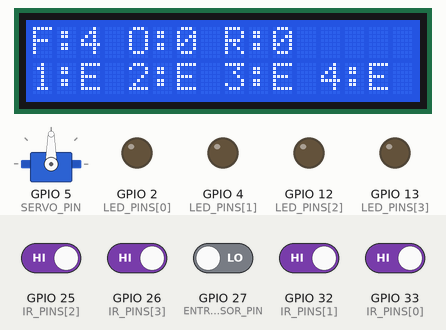
This sketch was run on a simulated ESP32. Parts: 16×2 character LCD, servo, output pins drawn as LEDs (lit = HIGH). Inputs (shaded band) come from the test bench; at power-on: GPIO 25 (IR_PINS[2]), GPIO 26 (IR_PINS[3]), GPIO 32 (IR_PINS[1]), GPIO 33 (IR_PINS[0]) HIGH, GPIO 27 (ENTRY_SENSOR_PIN) LOW. WiFi joins after 1.5 s; servers stay silent unless stated; what the sketch prints to the serial monitor is not drawn.

Above: at 4.8 s.
4.9 s: GPIO 25 (IR_PINS[2]) driven LOW
At 5.9 s:
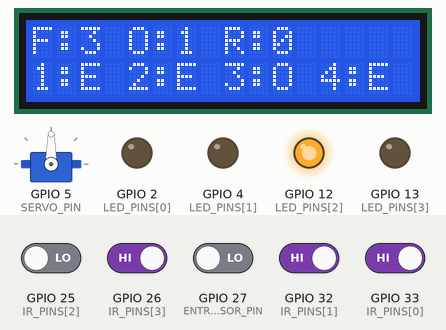
6.5 s: GPIO 26 (IR_PINS[3]) driven LOW
At 7.6 s:
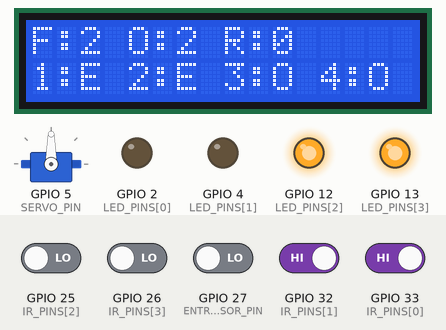
9.5 s: GPIO 32 (IR_PINS[1]) driven LOW
At 9.9 s:
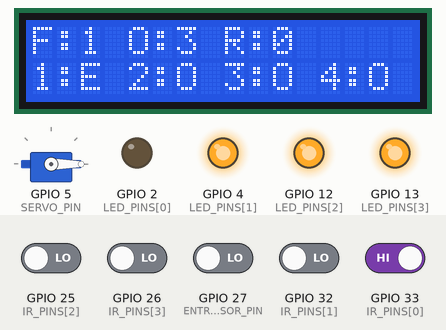
11.0 s: GPIO 33 (IR_PINS[0]) driven LOW
At 11.6 s:
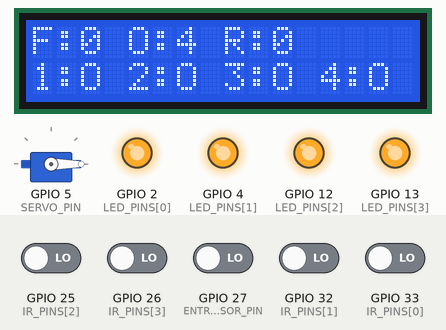
12.6 s: GPIO 25 (IR_PINS[2]) driven HIGH
At 13.4 s:
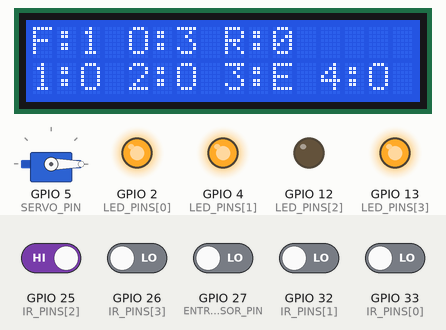
14.1 s: GPIO 26 (IR_PINS[3]) driven HIGH
At 15.1 s:
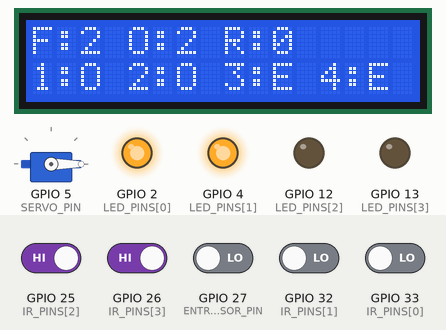
Timing chart, 0 to 17.1 s (numbered marks = the images above; inputs shaded):
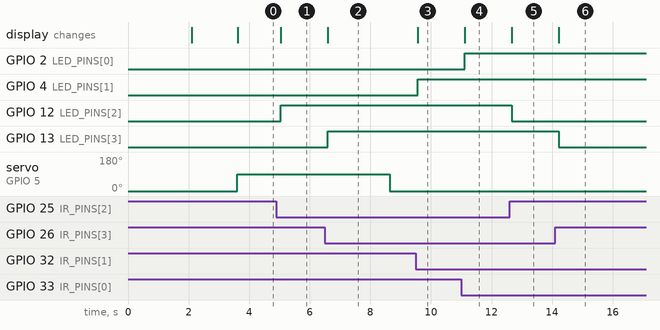

Measured:
- after the input at 4.9 s, GPIO 12 (LED_PINS[2]): LOW → HIGH after 0.15 s; the display: changes after 0.15 s (image 1)
- after the input at 6.5 s, GPIO 13 (LED_PINS[3]): LOW → HIGH after 0.10 s; the display: changes after 0.10 s (image 2)
- after the input at 9.5 s, GPIO 4 (LED_PINS[1]): LOW → HIGH after 0.07 s; the display: changes after 0.07 s (image 3)
- after the input at 11.0 s, GPIO 2 (LED_PINS[0]): LOW → HIGH after 0.11 s; the display: changes after 0.11 s (image 4)
- after the input at 12.6 s, GPIO 12 (LED_PINS[2]): HIGH → LOW after 0.06 s; the display: changes after 0.06 s (image 5)
- after the input at 14.1 s, GPIO 13 (LED_PINS[3]): HIGH → LOW after 0.11 s; the display: changes after 0.11 s (image 6)

The sketch:

2121212.ino
```cpp
#include <WiFi.h>
#include <WebServer.h>
#include <Wire.h>
#include <LiquidCrystal_I2C.h>
#include <ESP32Servo.h>
#include <ArduinoJson.h>

const char* ssid = "Tarun's A15";
const char* password = "44444444";

const int IR_PINS[4] = {33, 32, 25, 26};

bool occupied[4] = {0,0,0,0};
bool prevOccupied[4] = {0,0,0,0};
bool reserved[4] = {0,0,0,0};

const unsigned long RESERVE_DURATION_MS = 60000UL;
unsigned long reserveStart[4] = {0,0,0,0};

const int LED_PINS[4] = {2, 4, 12, 13};

unsigned long entryTime[4] = {0,0,0,0};
unsigned long totalStayMinutes = 0;
int totalCarsCount = 0;

Servo gateServo;

const int SERVO_PIN = 5;
const int GATE_OPEN_ANGLE = 90;
const int GATE_CLOSE_ANGLE = 0;

const int ENTRY_SENSOR_PIN = 27;
const bool ENTRY_ACTIVE_LEVEL = LOW;

enum GateState {
  GATE_CLOSED,
  GATE_OPEN,
  GATE_WAIT_CLEAR
};

GateState gateState = GATE_CLOSED;
unsigned long gateTimer = 0;

LiquidCrystal_I2C lcd(0x27, 16, 2);

bool lcdAwake = true;
unsigned long lastActivityTime = 0;
const unsigned long IDLE_TIMEOUT_MS = 30000UL;

WebServer server(80);

void recordActivity() {
  lastActivityTime = millis();

  if (!lcdAwake) {
    lcd.backlight();
    lcdAwake = true;
  }
}

char slotChar(int i) {
  if (occupied[i]) return 'O';
  if (reserved[i]) return 'R';
  return 'E';
}

void updateLEDs() {
  for (int i = 0; i < 4; i++) {
    bool on = occupied[i] || ((i < 2) && reserved[i]);
    digitalWrite(LED_PINS[i], on ? HIGH : LOW);
  }
}

void updateLCD() {
  int occ = 0, res = 0;

  for (int i = 0; i < 4; i++) {
    if (occupied[i]) occ++;
    else if (reserved[i]) res++;
  }

  lcd.setCursor(0, 0);
  lcd.print("F:");
  lcd.print(4 - occ - res);
  lcd.print(" O:");
  lcd.print(occ);
  lcd.print(" R:");
  lcd.print(res);
  lcd.print("   ");

  lcd.setCursor(0, 1);

  for (int i = 0; i < 4; i++) {
    lcd.print(i + 1);
    lcd.print(":");
    lcd.print(slotChar(i));

    if (i < 3) lcd.print(" ");
  }

  lcd.print(" ");
}

void updateGate() {
  bool sensorActive =
      (digitalRead(ENTRY_SENSOR_PIN) == ENTRY_ACTIVE_LEVEL);

  unsigned long now = millis();

  switch (gateState) {

    case GATE_CLOSED:
      if (sensorActive) {
        gateServo.write(GATE_OPEN_ANGLE);
        gateTimer = now;
        gateState = GATE_OPEN;
        recordActivity();
      }
      break;

    case GATE_OPEN:
      if (now - gateTimer >= 5000UL) {
        gateServo.write(GATE_CLOSE_ANGLE);
        gateState = GATE_WAIT_CLEAR;
      }
      break;

    case GATE_WAIT_CLEAR:
      if (!sensorActive) {
        gateState = GATE_CLOSED;
      }
      break;
  }
}

void handleStatus() {
  server.sendHeader("Access-Control-Allow-Origin", "*");

  StaticJsonDocument<256> doc;

  JsonArray slots = doc.createNestedArray("slots");

  for (int i = 0; i < 4; i++) {
    JsonObject s = slots.createNestedObject();
    s["id"] = i + 1;
    s["occupied"] = occupied[i];
    s["reserved"] = reserved[i];
  }

  String out;
  serializeJson(doc, out);

  server.send(200, "application/json", out);
}

void handleSummary() {
  server.sendHeader("Access-Control-Allow-Origin", "*");

  StaticJsonDocument<128> doc;

  doc["totalCars"] = totalCarsCount;
  doc["avgStayMinutes"] =
      totalCarsCount ? (float)totalStayMinutes / totalCarsCount : 0;

  String out;
  serializeJson(doc, out);

  server.send(200, "application/json", out);
}

void handleToggle() {
  server.sendHeader("Access-Control-Allow-Origin", "*");

  if (!server.hasArg("slot")) {
    server.send(400, "Missing slot");
    return;
  }

  int idx = server.arg("slot").toInt() - 1;

  if (idx < 0 || idx > 1 || occupied[idx]) {
    server.send(403, "Not allowed");
    return;
  }

  reserved[idx] = !reserved[idx];
  reserveStart[idx] = reserved[idx] ? millis() : 0;

  recordActivity();

  server.send(200, "OK");
}

void setup() {
  Serial.begin(115200);

  for (int i = 0; i < 4; i++) {
    pinMode(IR_PINS[i], INPUT);
    pinMode(LED_PINS[i], OUTPUT);
  }

  pinMode(ENTRY_SENSOR_PIN, INPUT);

  lcd.init();
  lcd.backlight();
  lcd.clear();

  lcd.setCursor(0, 0);
  lcd.print(" SMART PARKING ");

  lcd.setCursor(0, 1);
  lcd.print("    SYSTEM    ");

  delay(2000);
  lcd.clear();

  gateServo.attach(SERVO_PIN);
  gateServo.write(GATE_CLOSE_ANGLE);

  WiFi.begin(ssid, password);

  Serial.println();
  Serial.print("Connecting to WiFi: ");
  Serial.println(ssid);

  while (WiFi.status() != WL_CONNECTED) {
    delay(300);
    Serial.print(".");
  }

  Serial.println();
  Serial.println("WiFi Connected!");
  Serial.print("IP Address: ");
  Serial.println(WiFi.localIP());

  server.on("/status", handleStatus);
  server.on("/summary", handleSummary);
  server.on("/toggle", handleToggle);

  server.begin();

  Serial.println("Web Server Started");

  recordActivity();
}

void loop() {
  server.handleClient();

  for (int i = 0; i < 4; i++) {
    occupied[i] = (digitalRead(IR_PINS[i]) == LOW);
  }

  updateGate();
  updateLCD();
  updateLEDs();

  if (lcdAwake &&
      millis() - lastActivityTime >= IDLE_TIMEOUT_MS) {
    lcd.noBacklight();
    lcdAwake = false;
  }

  delay(100);
}
```
